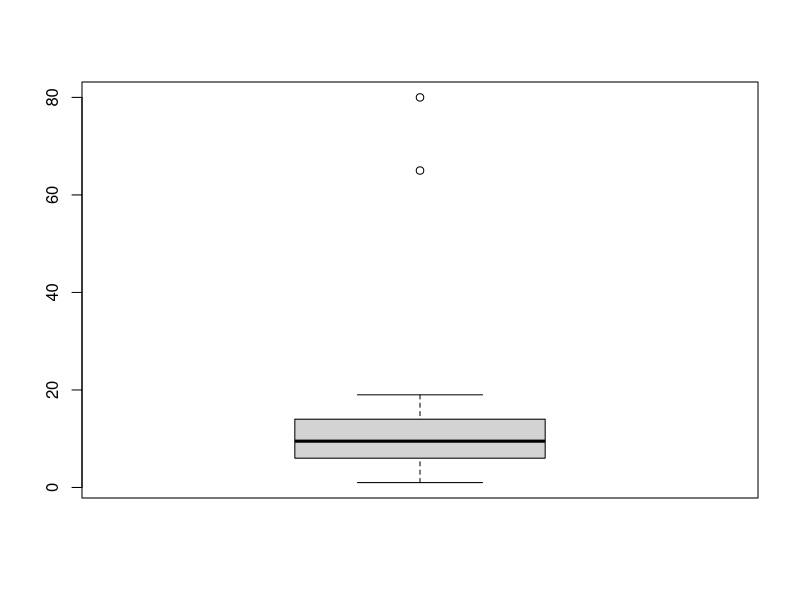
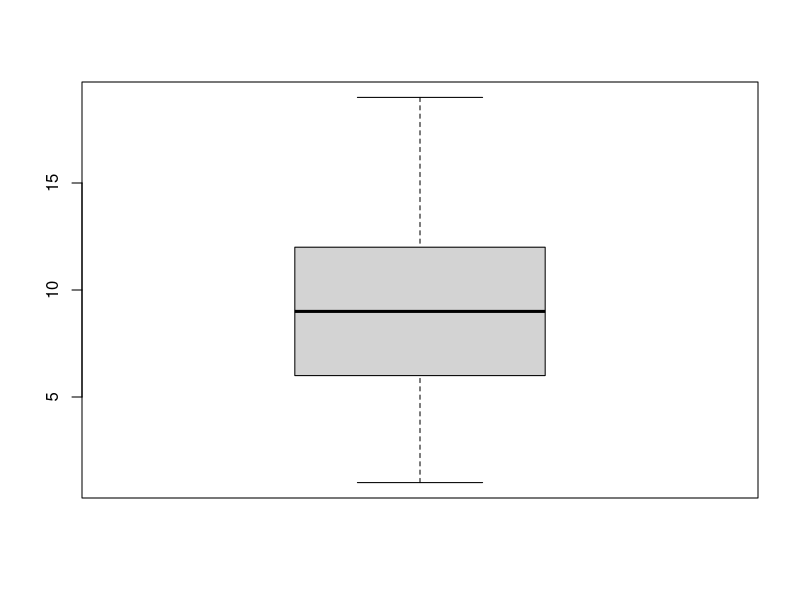

Write the R code that produced these figures, in order.
data <- c(sample(x = 1:20, size = 40, replace = TRUE), 65, 80)
summary(data)
data
boxplot(data)
install.packages("plotly")

#Discarding the outlier from the dataset
data1<-data
length(data1)

bench <- 16.00 + 1.5*IQR(data1)
bench

data[data1 > 35]
data[data1 < 35]

data1 <- data1[data1 < bench]
summary(data1)
boxplot(data1)
length(data1)

#Winsorizing is the replacememnt of extremities with bechmark
#Varibale transformation is the process of taking log if the data to be able to normalize the graphs
#kNN imputation
install.packages("VIM")
library("VIM")
